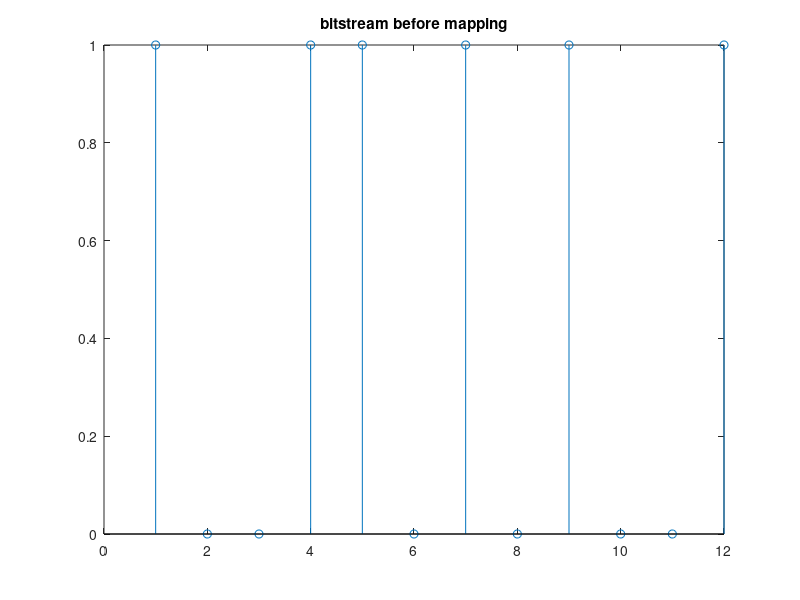

MATLAB code for this plot: (Note: this script raises an error after producing the figure.)
clc
clear
close all

%% PAM

bits= [1 0 0 1 1 0 1 0 1 0 0 1].';

Nbps = 2;

figure
stem(bits)
title('bitstream before mapping')

mappedbits = mapping(bits,Nbps,'pam');

figure
scatter(mappedbits,zeros(length(mappedbits)))
title('constellation diagram PAM')

figure
stem(mappedbits)
title(['bitstream after PAM-' num2str(Nbps + 2) ' mapping'])

demappedbits = demapping(mappedbits,Nbps,'pam');

figure
stem(demappedbits)
title(['mapped bitstream after PAM-' num2str(Nbps + 2) ' demapping'])

error = norm(bits - demappedbits);

%% QAM
clc
clear
close all

bits= [1 0 0 1 1 0 1 0 ].'

Nbps = 2;

figure
stem(bits)
title('bitstream before mapping')

mappedbits = mapping(bits,Nbps,'qam');

figure
plot(mappedbits,'x')
title('constellation diagram QAM')

figure
stem(mappedbits)
title(['bitstream after QAM-' num2str(2^Nbps) ' mapping'])

% % sampling
% x =  sampler(mappedbits,5,'up');
% y =  sampler(x,5,'down');

demappedbits = demapping(mappedbits,Nbps,'qam')
%demappedbits = demapping(y,Nbps,'qam')
figure
stem(demappedbits)
title(['mapped bitstream after QAM-' num2str(2^Nbps) ' demapping'])

error = norm(bits - demappedbits);



%% Rectangular window
clc
clear
close all

%tx
bits = [1 0 0 1 0 1 1 0].'
%QAM mod
mappedbits = mapping(bits,4,'qam');
%Upsample
x =  sampler(mappedbits,10,'up');
%Filter
window = rectwin(10);
idk = conv(mappedbits,window);

%rx
%Filter
idkrx = conv(idk,window);
%Downsample
x =  sampler(idkrx,10,'down');
%QAM demod
receivedbits = demapping(x,4,'qam')


%% Root raised cosine
% Tx %
clc
clear
close all


Tsymbol = 1/(1e6);  % symbol length
M = 10;
Nbps = 2;           %number of bits per symbol
Fs = 3e6;           %sampling frequency
% EbN0 = 5;           %energy per bit to noise power spectral density ratio
EbN0 = 1:0.05:20;
finalbits = [];

bits = randi([0 1], 1,20).'

for i=1:length(EbN0)


%bit stream

%bits = [1 0 0 1 0 1 0 0].'

%QAM mod
mappedbits = mapping(bits,Nbps,'qam');

%Upsample
x =  sampler(mappedbits,M,'up').';

%Filter

[~,filter] = RC(x,Tsymbol);

RRCtest = conv(x,filter,'same');

%Noise

RRCtestNoisy = AWGNoise(RRCtest,1/Fs,Nbps,EbN0(i));

%Filter

RRCy = conv(RRCtestNoisy,filter,'same');

%Downsample
y =  sampler(RRCy,M,'down');

%QAM demod
receivedbits = demapping(y,Nbps,'qam');

finalbits = [finalbits,receivedbits];
close all
end

numberOfErrors = [];
for i=1:length(EbN0)
    numberOfErrors = [numberOfErrors biterr(finalbits(:,i) ,bits)/length(bits)];
end


figure
plot(EbN0,numberOfErrors)
% figure
% stem(bits)
% hold on
% stem(receivedbits)
% 
% figure
% plot(mappedbits,'x')
% hold on
% plot(y,'.')
% figure
% plot(RRCy,'.')



%% sampler test

clear
clc

bits= [1 0 1 1 0 0 ];
x =  sampler(bits,3,'up');
y =  sampler(x,3,'down');

%% RC test

clear
clc
close all

Tsymbol = 1/(1e6);

test = zeros(20,1);
test(12) = 1;

[x,y] = RC(test,Tsymbol);

RCtest = conv(x,test);

RRCtest = conv(test,y);
RRCtest = conv(RRCtest,y,"same")/2.5;

figure
plot(RCtest)
hold on
plot(RRCtest)
%plot(circshift(RRCtest/2.54,-50))
title('lets see if it works')


